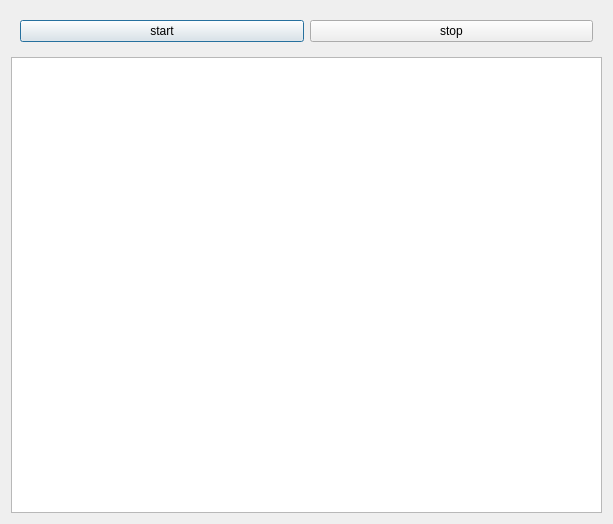
<?xml version="1.0" encoding="UTF-8"?>
<ui version="4.0">
 <class>Dialog</class>
 <widget class="QDialog" name="Dialog">
  <property name="geometry">
   <rect>
    <x>0</x>
    <y>0</y>
    <width>613</width>
    <height>524</height>
   </rect>
  </property>
  <property name="windowTitle">
   <string>Dialog</string>
  </property>
  <layout class="QVBoxLayout" name="verticalLayout">
   <item>
    <widget class="QWidget" name="widget" native="true">
     <layout class="QHBoxLayout" name="horizontalLayout">
      <item>
       <widget class="QPushButton" name="pushButton">
        <property name="text">
         <string>start</string>
        </property>
       </widget>
      </item>
      <item>
       <widget class="QPushButton" name="pushButton_2">
        <property name="text">
         <string>stop</string>
        </property>
       </widget>
      </item>
     </layout>
    </widget>
   </item>
   <item>
    <widget class="QTextEdit" name="textEdit"/>
   </item>
  </layout>
 </widget>
 <resources/>
 <connections/>
</ui>
